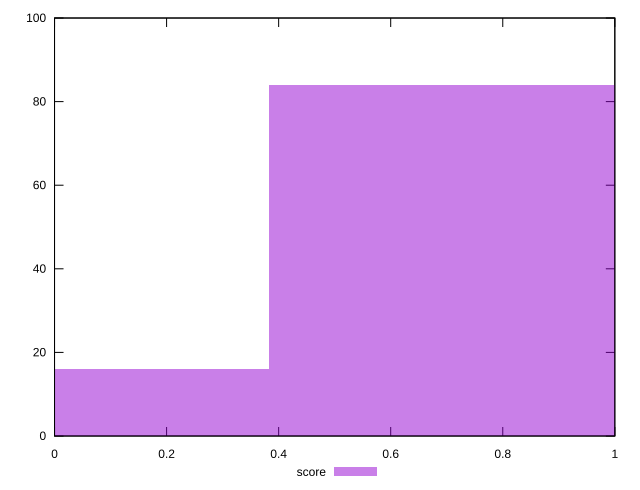

Reproduce this figure in gnuplot.
reset

$score <<EOF
0.7640888031489504 84
0 16
EOF

set key outside below
set boxwidth 0.7640888031489504
set xrange [0:1]
set yrange [0:100]
set trange [0:100]
set style fill transparent solid 0.5 noborder
set terminal svg size 640, 490 enhanced background rgb 'white'
set output "report_00013_2021-02-09T12-04-24.940Z/estimated-input-latency/samples/pages+cached+noadtech+nomedia+nocss/score/histogram.svg"

plot $score title "score" with boxes

reset
